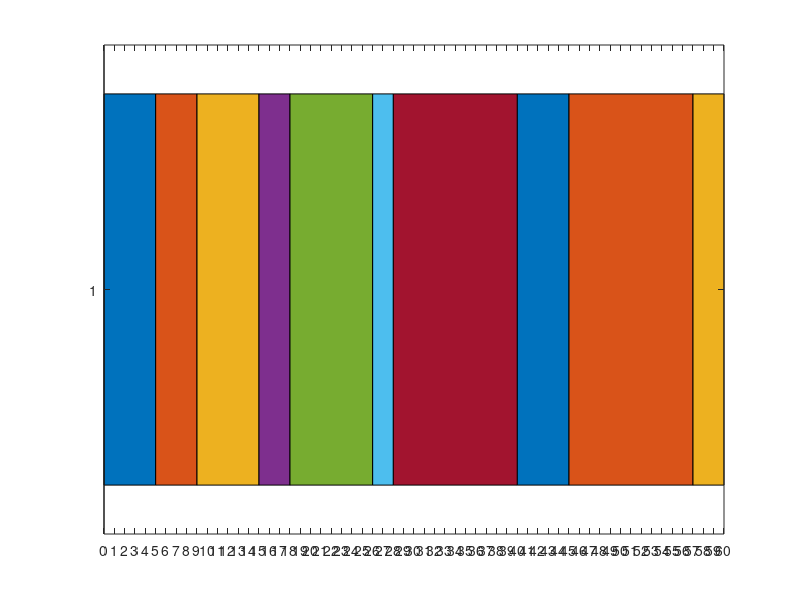

MATLAB code to generate this figure: (Note: this script raises an error after producing the figure.)
clear;
clc;

%% Parameters

% Defining the jobs
J = [1 2 3 4 5 6 7 8 9 10]';

% Defining the processing times
P = [5 3 6 8 4 12 12 5 3 2]';

% Defining the due dates
D = [12 60 16 15 9 15 32 20 18 18]';

% Defining the weights
W = [1 1 1 1.5 1 1 2 1 1.2 3]';

% Defining the matrix of precedences
precedences = zeros(10,10);
precedences(1,3) = 1;
precedences(9,10) = 1;

% Defining the stages
N = length(J);
X0 = 0;
X{N} = zeros(N);

% Cell array with all the possible states in the stages
for i = 1:N   
    X{i} = nchoosek(1:N,i);
end

%% Pruning

% Pruning the first stage

% Loop on the columns of the precendeces matrix
% If the state has value of 0 it has no precedences
j=1;
for i=1:length(X{1}(:,1))
    if sum(precedences(:,i)) == 0
        Y{1}(j,:) = X{1}(i,:);
        j = j+1;
    end 
end

% Pruning the other stages
% I have to check if each state is reachable from the previous state,
% if it's reachable I have to verify that respects the contraints,
% if it's verified then is admissible.

% Loop to prune the other stages
Y{N} = zeros(N);
for c=2:N
    j=1;
    % Loop with all the possible states in the c-th stage
    for i=1:length(X{c}(:,1))
        count = 0;
        % Loop with the states in the previous stage
        for k=1:length(Y{c-1}(:,1))
            % If at least one state from the previous stage has distance
            % one from the state of the actual stage, then the state is 
            % admissible if the preceding constraints are satisfied
            if size(setdiff(X{c}(i,:),Y{c-1}(k,:)))==1
                count = count + 1;
            end 
        end
        % Check if this state satisfies the constraints
        if count > 0
            count = 0;
            % Loop on the jobs computed by the state i in the stage c
            for a=1:length(X{c}(i,:))
                % Loop on the rows of the precedences matrix
                for b=1:length(precedences(1,:))
                    if precedences(b,X{c}(i,a)) ~= 0
                        % There is a preceding constraint on this job,
                        % I have to control if the job that has to be 
                        % executed before has been executed in the state
                        if (~ismember(b,X{c}(i,:)))
                            count = count + 1;
                        end
                    end
                end
            end
            if count == 0 % Then it is admissible
                Y{c}(j,:) = X{c}(i,:);
                j = j+1;
            end
        end
    end % End loop on the states of stage c
end

X = Y;

%% Backward phase

% Step N
states(N)=length(X{N}(:,1));
Go{N}=0; % cost at each state

% Steps from N-1 to 1
for k=N-1:-1:1
    states(k)=length(X{k}(:,1));
    G{k}=10000*ones(states(k),states(k+1)); % cost matrix
    for i=1:states(k)
        start_time=sum(P(X{k}(i,:))); % sum of all the p of the job listed
        for j=1:states(k+1)
            if ismember(X{k}(i,:),X{k+1}(j,:)) % control to check if the state is reachable
                control(i,j)=setdiff(X{k+1}(j,:),X{k}(i,:)); % job to compute the tardiness
                tardiness{k}(i,j) = max((start_time+P(control(i,j))-D(control(i,j))), 0)*W(k); % tardiness computation
                G{k}(i,j)=Go{k+1}(j)+tardiness{k}(i,j); % add the tardiness to the previous cost
            end
        end
        Go{k}(i)=min(G{k}(i,:)); % update the cost matrix
    end
end

% Step 0
G0 = zeros(1,length(X{1}));
for i=1:length(X{1})
    G0(i)=Go{1}(i)+max((P(X{1}(i))-D(X{1}(i))), 0);
end

[Go0, index]=min(G0); % add the storage of the optimal control
path{1} = X{1}(index, :); % cell of list of execution

%% Forward phase

path{N} = zeros(N);
for i=2:N
    [value, index] = min(Go{i});
    path{i} = X{i}(index, :);
end

scheduled = zeros(N,1);
for i=N:-1:2
    scheduled(i) = setdiff(path{i}, path{i-1});
end
scheduled(1) = path{1};

%% Gantt chart

clf;
close all;

% Creation of the matrix that we're going to
% plot in the Gantt chart
ganttMatrix = zeros(N,1);
for i = 1:length(P)
    ganttMatrix(i) = P(scheduled(i));
end
H = barh(1,ganttMatrix,'stacked');
% Display every second in the X axis
set(gca,'xtick',[0 1:1:60]);
% Vertical lines
for i = 1:sum(P)
    xline(i,':k');
end
if N > 6
    H(8).FaceColor = 'g';
    H(9).FaceColor = 'y';
    H(10).FaceColor = 'b';
end
title('Gantt chart');
xlabel('Processing time');
ylabel('Job schedule');
legendStrings = "J" + string(scheduled);
legend(legendStrings,'Orientation','horizontal');
